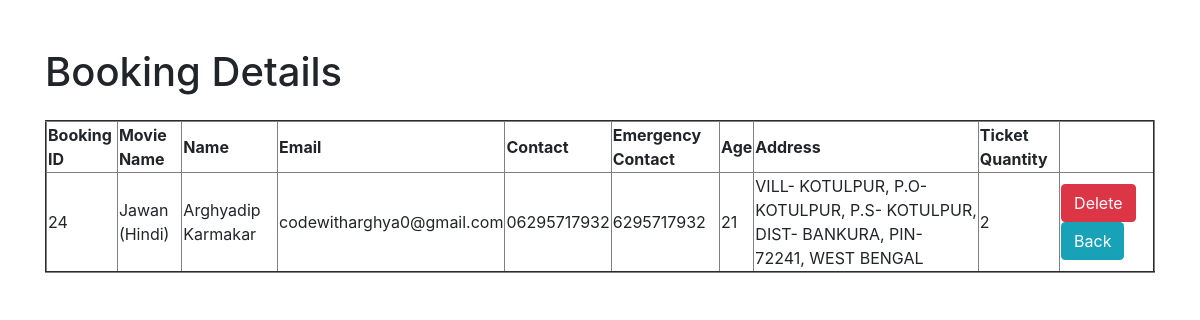
Page /view_booking_list.php (signed in) on the committed database.
### tables this page shows
CREATE TABLE `bookings` (
  `booking_id` int NOT NULL AUTO_INCREMENT,
  `movie_name` varchar(255) NOT NULL,
  `full_name` varchar(255) NOT NULL,
  `email` varchar(255) NOT NULL,
  `mobile` varchar(20) NOT NULL,
  `emergency_contact` varchar(20) NOT NULL,
  `age` int NOT NULL,
  `address` text NOT NULL,
  `seat_number` int NOT NULL DEFAULT '0',
  `booking_date` datetime NOT NULL DEFAULT CURRENT_TIMESTAMP,
  `cost_per_head` decimal(10,2) NOT NULL DEFAULT '0.00',
  `total_cost` decimal(10,2) NOT NULL DEFAULT '0.00',
  `ticket_quantity` int NOT NULL,
  PRIMARY KEY (`booking_id`)
);

### view_booking_list.php (the view, shortened to what this page needs)
<?php
$host = 'localhost';
$username = 'root';
$password = '';
$database = 'movie_ticket';
$conn = mysqli_connect($host, $username, $password, $database);
?>
<!DOCTYPE html>
<html lang="en">
<head>
    <link rel="stylesheet" href="https://maxcdn.bootstrapcdn.com/bootstrap/4.5.2/css/bootstrap.min.css">
</head>
<body>
<div class="container mt-5">
    <h1 class="mb-4">Booking Details</h1>
    <table border="2">
        <tr>
            <th>Booking ID</th>
            <th>Movie Name</th>
            <th>Name</th>
            <th>Email</th>
            <th>Contact</th>
            <th>Emergency Contact</th>
            <th>Age</th>
            <th>Address</th>
            <th>Ticket Quantity</th>
        </tr>
        <?php
        $sql = 'SELECT * FROM `bookings`';
        $result = mysqli_query($conn, $sql);
        while ($row = mysqli_fetch_array($result)) {
            ?>
            <tr>
                <td><?= $row['booking_id']; ?></td>
                <td><?= $row['movie_name']; ?></td>
                <td><?= $row['full_name']; ?></td>
                <td><?= $row['email']; ?></td>
                <td><?= $row['mobile']; ?></td>
                <td><?= $row['emergency_contact']; ?></td>
                <td><?= $row['age']; ?></td>
                <td><?= $row['address']; ?></td>
                <td><?= $row['ticket_quantity']; ?></td>
                <td>
                <a class="btn btn-danger" href="delete_booking.php?id=<?= $row['booking_id']; ?>">Delete</a>
                    <a class="btn btn-info" href="admindashboard.php">Back</a>
                </td>
            </tr>
            <?php
        }
        ?>
    </table>
</div>
</body>
</html>

### rows in the picture
bookings: booking_id "24", movie_name "Jawan (Hindi)", full_name "Arghyadip Karmakar", email "codewitharghya0@gmail.com", mobile "06295717932", emergency_contact "6295717932", age "21", address "VILL- KOTULPUR, P.O- KOTULPUR, P.S- KOTULPUR, DIST- BANKURA, PIN- 72241, WEST BENGAL", ticket_quantity "2"
